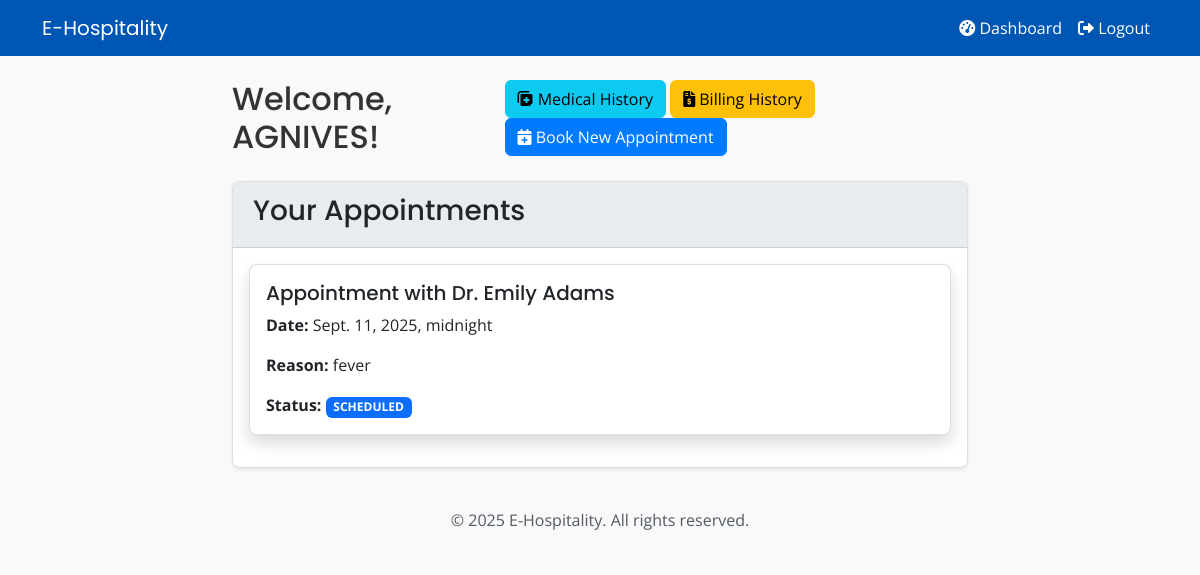
Screenshot of /core/dashboard/patient/ (signed in) with the database file from the repository.
### core/models.py (models this page shows, shortened)
class User(AbstractUser):
    ROLE_CHOICES = (
        ('PATIENT', 'Patient'),
        ('DOCTOR', 'Doctor'),
        ('ADMIN', 'Admin'),
    )
    role = models.CharField(max_length=10, choices=ROLE_CHOICES, default='PATIENT')

class Appointment(models.Model):
    STATUS_CHOICES = (
        ('SCHEDULED', 'Scheduled'),
        ('CANCELED', 'Canceled'),
        ('COMPLETED', 'Completed'),
    )
    patient = models.ForeignKey(settings.AUTH_USER_MODEL, on_delete=models.CASCADE, related_name='patient_appointments')
    doctor = models.ForeignKey(settings.AUTH_USER_MODEL, on_delete=models.CASCADE, related_name='doctor_appointments')
    appointment_date = models.DateTimeField()
    reason = models.TextField()
    status = models.CharField(max_length=10, choices=STATUS_CHOICES, default='SCHEDULED')

### core/views.py (the view)
# urls.py: path('dashboard/patient/', views.patient_dashboard, name='patient_dashboard'),
@login_required
def patient_dashboard(request):
    appointments = Appointment.objects.filter(patient=request.user)
    return render(request, 'dashboards/patient_dashboard.html', {'appointments': appointments})

### templates/dashboards/patient_dashboard.html
{% extends 'base.html' %}
{% block content %}
<div class="d-flex justify-content-between align-items-center mb-4">
    <h2 class="mb-0">Welcome, {{ user.first_name }}!</h2>
    <div>
        <a href="{% url 'medical_history' %}" class="btn btn-info"><i class="fas fa-notes-medical"></i> Medical History</a>
        <a href="{% url 'billing_history' %}" class="btn btn-warning"><i class="fas fa-file-invoice-dollar"></i> Billing History</a>
        <a href="{% url 'book_appointment' %}" class="btn btn-primary"><i class="fas fa-calendar-plus"></i> Book New Appointment</a>
    </div>
</div>
<div class="card shadow-sm">
    <div class="card-header">
        <h3>Your Appointments</h3>
    </div>
    <div class="card-body">
        {% include 'appointments/appointment_list.html' %}
    </div>
</div>
{% endblock %}

### templates/appointments/appointment_list.html
{% for appointment in appointments %}
    <div class="card mb-3">
        <div class="card-body">
            <h5 class="card-title">Appointment with Dr. {{ appointment.doctor.first_name }} {{ appointment.doctor.last_name }}</h5>
            <p class="card-text"><strong>Date:</strong> {{ appointment.appointment_date }}</p>
            <p class="card-text"><strong>Reason:</strong> {{ appointment.reason }}</p>
            <p class="card-text"><strong>Status:</strong> <span class="badge bg-primary">{{ appointment.status }}</span></p>
        </div>
    </div>
{% empty %}
    <div class="alert alert-info" role="alert">
        You have no appointments scheduled.
    </div>
{% endfor %}

### static/css/custom.css (style rules this page uses)
body { font-family: 'Open Sans', sans-serif; background-color: #f8f9fa; color: #333; }
h1, h2, h3, h4, h5, h6, .navbar-brand { font-family: 'Poppins', sans-serif; }
.btn-primary { background-color: #007bff; border-color: #007bff; }
.card { border: 1px solid rgba(0,0,0,.125); border-radius: .5rem; box-shadow: 0 .5rem 1rem rgba(0,0,0,.15); margin-bottom: 1.5rem; }
.card-header { background-color: #e9ecef; border-bottom: 1px solid rgba(0,0,0,.125); font-weight: bold; padding: .75rem 1.25rem; margin-bottom: 0; border-top-left-radius: calc(.5rem - 1px); border-top-right-radius: calc(.5rem - 1px); }

### rows the page displays
User: first_name "AGNIVES"
Appointment: doctor.first_name "Emily", doctor.last_name "Adams", appointment_date "Sept. 11, 2025, midnight", reason "fever", status "SCHEDULED"
